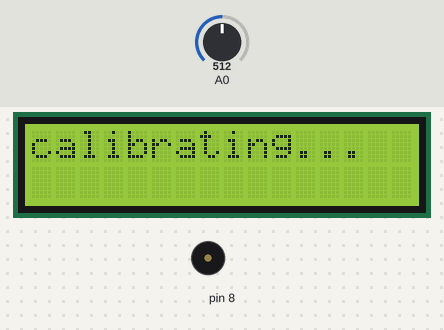
This sketch was run on a simulated Arduino Uno, built with avr-gcc and run on an emulated ATmega328P. On the bench: 16×2 character LCD, buzzer (waves = sounding). The inputs (shaded band) are chosen by the test bench; at power-on: A0 = 512. What the sketch prints to the serial monitor is not drawn.

Above: at 0.1 s.
At 5.2 s:
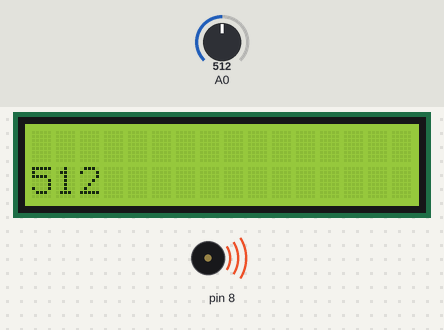
Timing chart, 0 to 6.7 s (numbered marks = the images above):
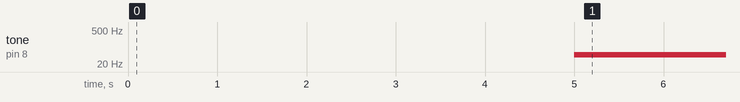

Measured:
- by itself, tone on pin 8: silent → 49 Hz at 5.0 s

The sketch:

theremin_video_trigger_metal.ino
```cpp
#include <LiquidCrystal.h>
LiquidCrystal lcd(12, 11, 5, 4, 3, 2);

int sensorValue;
int sensorLow = 1023;
int sensorHigh = 0;

int pitch;

void setup() {
  lcd.begin(16, 2);
  lcd.print("hello, world!");
  Serial.begin(9600);
}

void loop() {

  lcd.clear();
  sensorValue = analogRead(A0);


  while (millis() < 5000 ) {
    calibrate();
    }


  pitch = map(sensorValue, sensorLow, sensorHigh, 50, 4000);
  tone(8, pitch, 1000);

  printInfo();

  delay(150);
}


void calibrate(){

  sensorValue = analogRead(A0);

  lcd.setCursor(0, 0);
  lcd.print("calibrating...");

  if (sensorValue > sensorHigh) {
      sensorHigh = sensorValue;
    }
  if (sensorValue < sensorLow) {
      sensorLow = sensorValue;
    }

  }


void printInfo (){
  lcd.setCursor(0, 1);
  lcd.print(analogRead(A0));

  Serial.print(analogRead(A0));
  Serial.print("\tmin: ");
  Serial.print(sensorLow);
  Serial.print("\tMAX: ");
  Serial.print(sensorHigh);
  Serial.print("\tpitch: ");
  Serial.println(pitch);
}
```
